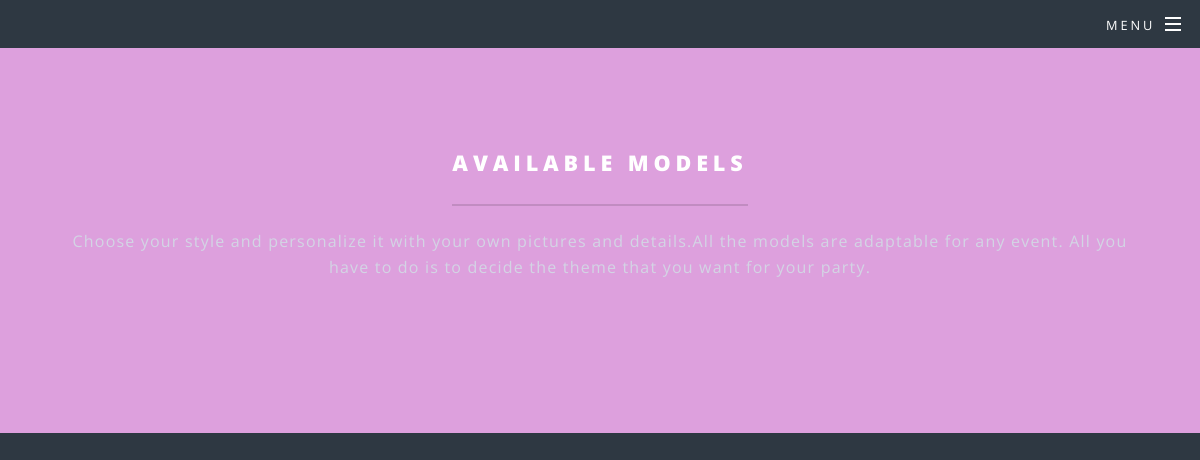
Before: /models/ with the older database file.
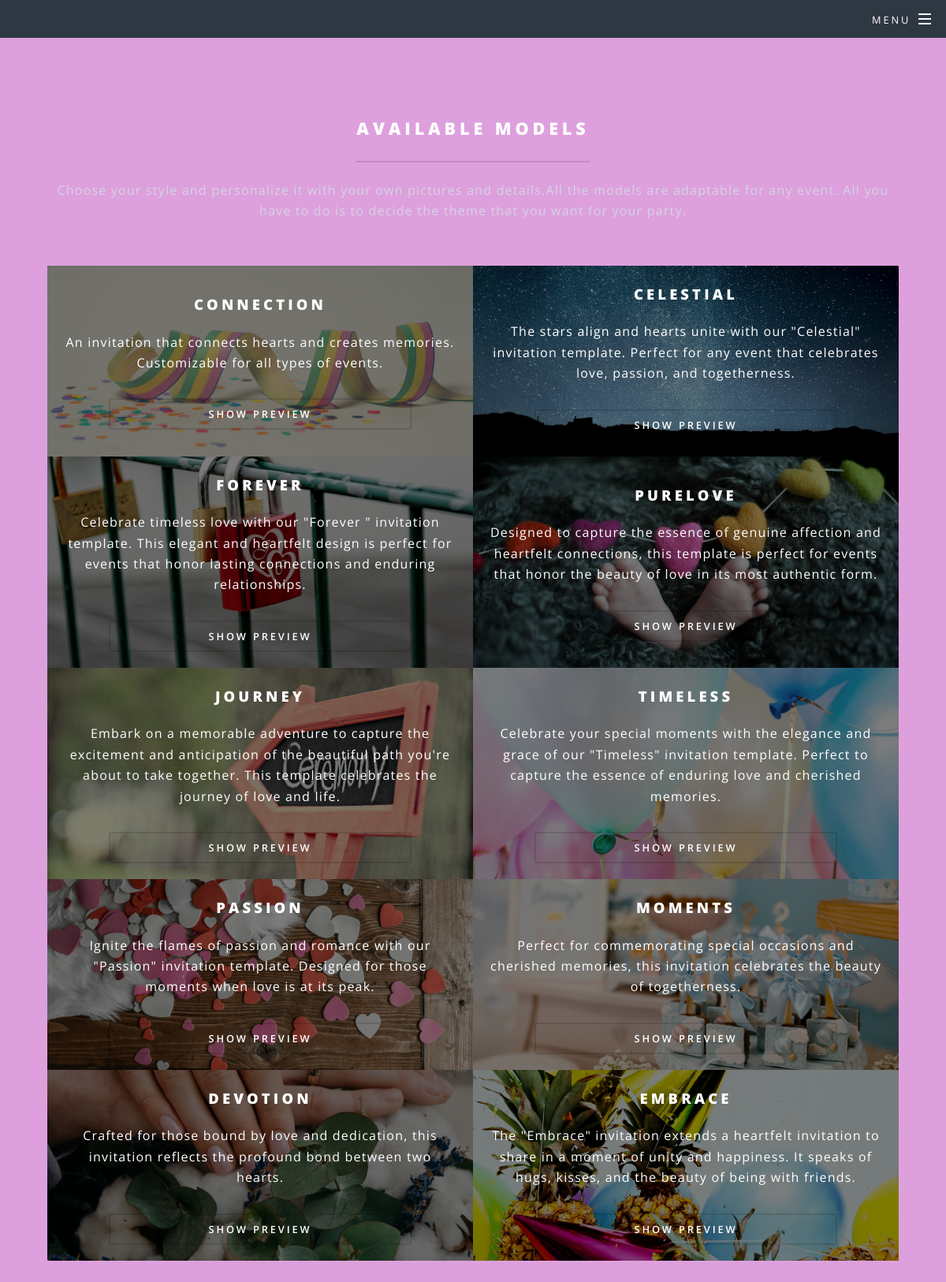
After: the same page with the newer database file.
### models/models.py (models this page shows, shortened)
class Model(models.Model):
    name = models.CharField(max_length=100)
    description = models.TextField()
    image = models.ImageField(upload_to='media/model_images/')

### models/views.py (the view)
# urls.py: path('', views.models_view, name='models'),
def models_view(request):
    models = Model.objects.all()
    if request.user.is_authenticated:
        template_name = 'models/models_dashboard.html'
    else:
        template_name = 'models/models.html'
    return render(request, template_name, {'models': models})

### eventplanner/context_processors.py (called while the page is built)
def events_processor(request):
    events = Event.objects.all()
    return {'events': events}

### templates/models/models.html (shortened to what this page needs)
{% extends 'base.html' %}
{% load static %}
{% block content %}
    <div id="page-wrapper" >
        <section id="three" class="wrapper style3 special" style="background-color: plum">
            <div class="inner">
                <header class="major">
                    <h2>Available models</h2>
                    <p>Choose your style and personalize it with your own pictures and details.All the models are
                        adaptable for any event. All you have to do is to decide the theme that you want for your
                        party. </p>
                </header>
                <ul class="features">
                    {% for model in models %}
                        <li style="background-image: url('{{ model.image.url }}'); background-size: cover; background-position: center; position: relative; padding: 20px; color: white;">
                            <div style="background-color: rgba(0, 0, 0, 0.5); position: absolute; top: 0; right: 0; bottom: 0; left: 0;"></div>
                            <div class="content" style="position: relative; z-index: 1;display: flex; flex-direction: column; justify-content: center; align-items: center; text-align: center; height: 100%;">
                                <h3>{{ model.name }}</h3>
                                <p>{{ model.description }}</p>
                                <a href="{% url 'template' model.id %}" class="button fit">Show preview</a>
                            </div>
                        </li>
                    {% endfor %}
                </ul>
            </div>
        </section>
    </div>
{% endblock %}

### templates/base.html (shortened to what this page needs)
{% load static %}
<!DOCTYPE HTML>
<html lang="en">
	<head>
		<link rel="stylesheet" href="{% static 'assets/css/main.css' %}" />
	</head>
<body>
{% include 'navbar.html' %}
{% block content %} {% endblock %}
</body>
</html>

### templates/navbar.html (shortened to what this page needs)
<header id="header" class="alt">
    <nav id="nav">
        <ul>
            <li class="special">
                <a href="#menu" class="menuToggle"><span>Menu</span></a>
            </li>
        </ul>
    </nav>
</header>

Changed rows visible on the page:
added Model: image (picture), name "CONNECTION", description "An invitation that connects hearts and creates memories. Customizable for all types of events."
added Model: image (picture), name "CELESTIAL", description "The stars align and hearts unite with our \"Celestial\" invitation template. Perfect for any event that celebrates love, passion, and togetherness."
added Model: image (picture), name "FOREVER", description "Celebrate timeless love with our \"Forever \" invitation template. This elegant and heartfelt design is perfect for events that honor lasting connections and enduring relationships."
added Model: image (picture), name "PURELOVE", description "Designed to capture the essence of genuine affection and heartfelt connections, this template is perfect for events that honor the beauty of love in its most authentic form."
added Model: image (picture), name "JOURNEY", description "Embark on a memorable adventure to capture the excitement and anticipation of the beautiful path you're about to take together. This template celebrates the journey of love and life."
added Model: image (picture), name "TIMELESS", description "Celebrate your special moments with the elegance and grace of our \"Timeless\" invitation template. Perfect to capture the essence of enduring love and cherished memories."
added Model: image (picture), name "PASSION", description "Ignite the flames of passion and romance with our \"Passion\" invitation template. Designed for those moments when love is at its peak."
added Model: image (picture), name "MOMENTS", description "Perfect for commemorating special occasions and cherished memories, this invitation celebrates the beauty of togetherness."
added Model: image (picture), name "DEVOTION", description "Crafted for those bound by love and dedication, this invitation reflects the profound bond between two hearts."
added Model: image (picture), name "EMBRACE", description "The \"Embrace\" invitation extends a heartfelt invitation to share in a moment of unity and happiness. It speaks of hugs, kisses, and the beauty of being with friends."
